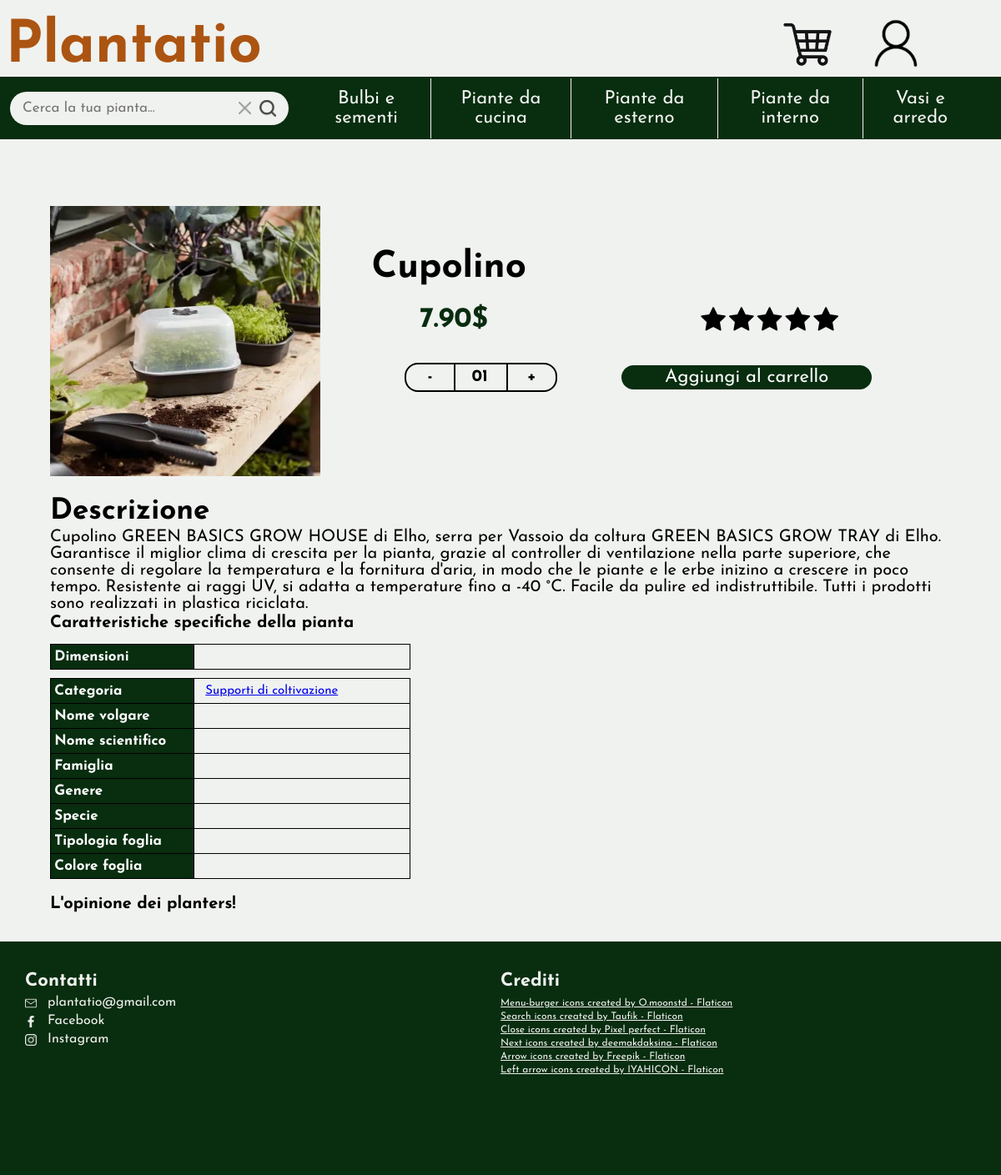
Page /product.php?id=Cupolino on the committed database.
### tables this page shows
CREATE TABLE Prodotti (
    nome_prodotto VARCHAR(150) PRIMARY KEY,
    prezzo DECIMAL(10, 2) NOT NULL,
    id_sottocategoria VARCHAR(100) NOT NULL,
    stock INT NOT NULL,
    nome_volgare VARCHAR(50),  
    nome_scientifico VARCHAR(50),
    famiglia VARCHAR(50),
    genere VARCHAR(50),
    specie VARCHAR(50),
    dimensioni VARCHAR(30),  
    profumo VARCHAR(30),  
    tipologia_foglia VARCHAR(30),
    colore_foglia VARCHAR(30), 
    descrizione TEXT,
    voto INT NOT NULL
);

### product.php (called while the page is built, shortened)
<?php
require_once 'bootstrap.php';
$templateParams["titolo"] = "Plantatio";
$templateParams["mainContent"] = "single-item.php";
$templateParams["js"] = array("js/product.js", "js/nav.js", "js/header.js");
$idprodotto = -1;
if(isset($_GET["id"])){
    $idprodotto = $_GET["id"];
} else {
    if(isset($idProd)){
        $idprodotto = $productId;
    }
}
$templateParams["prodotto"] = $dbh->getProductById($idprodotto);
$templateParams["recensioni_prodotto"] = $dbh->getReviewsOfProduct($idprodotto);
require 'template/base.php';
?>

### database/database.php (called while the page is built, shortened)
<?php
class DatabaseHelper
{
    private $db;
    public function __construct($servername, $username, $password, $dbname, $port)
    {
        $this->db = new mysqli($servername, $username, $password, $dbname, $port);
    }
    public function getSubCategoriesFromCategory($nomeCategoria)
    {
        $stmt = $this->db->prepare("SELECT nome_sottocategoria FROM SottoCategorie WHERE id_categoria = ?");
        $stmt->bind_param('s', $nomeCategoria);
        $stmt->execute();
        $result = $stmt->get_result();
        return $result->fetch_all(MYSQLI_ASSOC);
    }
    public function getCategories()
    {
        $stmt = $this->db->prepare("SELECT nome_categoria FROM Categorie");
        $stmt->execute();
        $result = $stmt->get_result();
        $categories = $result->fetch_all(MYSQLI_ASSOC);
        foreach ($categories as &$category) {
            $category["sottocategorie"] = array();
            $category["sottocategorie"] = $this->getSubCategoriesFromCategory($category["nome_categoria"]);
        }
        return $categories;
    }
    public function getProductById($product_id)
    {
        $stmt = $this->db->prepare("SELECT * FROM Prodotti WHERE nome_prodotto = ?");
        $stmt->bind_param('s', $product_id);
        $stmt->execute();
        $result = $stmt->get_result();
        return $result->fetch_all(MYSQLI_ASSOC);
    }
    public function getReviewsOfProduct($idprodotto)
    {
        $query = "SELECT nome, voto, commento, DATE(data_recensione) as dataRec FROM Recensioni, Utenti WHERE id_utente = email AND id_prodotto = ? ORDER BY data_recensione DESC";
        $stmt = $this->db->prepare($query);
        $stmt->bind_param('s', $idprodotto);
        $stmt->execute();
        $result = $stmt->get_result();
        return $result->fetch_all(MYSQLI_ASSOC);
    }
}

### bootstrap.php (called while the page is built, shortened)
<?php
require_once("utils/functions.php");
require_once("database/database.php");
$dbh = new DatabaseHelper("localhost", "root", "", "plantatio", 3306);
$templateParams["categorie"] = $dbh->getCategories();
?>

### utils/functions.php (called while the page is built, shortened)
<?php
function isUserLoggedIn()
{
    return !empty($_SESSION['email']);
}
?>

### template/single-item.php (the view, shortened to what this page needs)
<main class="single-item">
    <?php if (count($templateParams["prodotto"]) == 0): ?>
        <article>
            <p>Prodotto non presente</p>
        </article>
    <?php
    else:
        $prodotto = $templateParams["prodotto"][0];
    ?>
        <article>
            <header>
                <img src="upload/prodotti/<?php echo $prodotto["nome_prodotto"] ?>.jpg" alt="" />
                <section>
                    <h2><?php echo $prodotto["nome_prodotto"] ?></h2>
                    <h3><?php echo $prodotto["prezzo"] ?>$
                    </h3>
                    <div class="star-value">
                        <?php for ($i = $prodotto["voto"] + 1; $i <= 5; $i++): ?>
                            <span class="fa fa-star"></span>
                        <?php endfor; ?>
                    </div>
                    <?php if ($prodotto['stock'] > 0): ?>
                        <div class="wrapper">
                            <span class="minus" onclick="reduceQuantity()">-</span>
                            <span class="number">01</span>
                            <span class="plus" onclick="addQuantity(<?php echo $prodotto['stock'] ?>)">+</span>
                        </div>
                        <button type="button" <?php if (isUserLoggedIn()) : ?>
                            onclick="addToCart('<?php echo $prodotto['nome_prodotto'] ?>')"
                            <?php else: ?> onclick="showErrorMessage()"
                            <?php endif; ?>>Aggiungi al carrello
                        </button>
                    <?php else: ?>
                        <span class="out_of_stock">La pianta non è al momento disponibile</span>
                    <?php endif; ?>
                </section>
            </header>
            <section>
                <h3>Descrizione</h3>
                <p><?php echo $prodotto["descrizione"] ?></p>
                <table>
                    <caption>Caratteristiche specifiche della pianta</caption>
                    <tr>
                        <th>Dimensioni</th>
                        <td><?php echo $prodotto["dimensioni"] ?></td>
                    </tr>
                </table>
                <table>
                    <tr>
                        <th>Categoria</th>
                        <td><a href="#"><?php echo $prodotto["id_sottocategoria"] ?></a></td>
                    </tr>
                    <tr>
                        <th>Nome volgare</th>
                        <td><?php echo $prodotto["nome_volgare"] ?></td>
                    </tr>
                    <tr>
                        <th>Nome scientifico</th>
                        <td><?php echo $prodotto["nome_scientifico"] ?></td>
                    </tr>
                    <tr>
                        <th>Famiglia</th>
                        <td><?php echo $prodotto["famiglia"] ?></td>
                    </tr>
                    <tr>
                        <th>Genere</th>
                        <td><?php echo $prodotto["genere"] ?></td>
                    </tr>
                    <tr>
                        <th>Specie</th>
                        <td><?php echo $prodotto["specie"] ?></td>
                    </tr>
                    <tr>
                        <th>Tipologia foglia</th>
                        <td><?php echo $prodotto["tipologia_foglia"] ?></td>
                    </tr>
                    <tr>
                        <th>Colore foglia</th>
                        <td><?php echo $prodotto["colore_foglia"] ?></td>
                    </tr>
                </table>
            </section>
        </article>
        <section>
            <h2>L&apos;opinione dei planters!</h2>
        </section>
    <?php endif; ?>
</main>

### rows in the picture
prodotti: nome_prodotto (picture), nome_prodotto "Cupolino", prezzo "7.90", voto 0 (drawn), descrizione "Cupolino GREEN BASICS GROW HOUSE di Elho, serra per Vassoio da coltura GREEN BASICS GROW TRAY di Elho. Garantisce il miglior clima di crescita per la pianta, grazie al controller di ventilazione nella parte superiore, che consente di regolare la temperatura e la fornitura d'aria, in modo che le piante e le erbe inizino a crescere in poco tempo. Resistente ai raggi UV, si adatta a temperature fino a -40 °C. Facile da pulire ed indistruttibile. Tutti i prodotti sono realizzati in plastica riciclata.", id_sottocategoria "Supporti di coltivazione"

### other values in the picture
$categoria["nome_categoria"] "Bulbi e sementi"
$categoria["nome_categoria"] "Piante da cucina"
$categoria["nome_categoria"] "Piante da esterno"
$categoria["nome_categoria"] "Piante da interno"
$categoria["nome_categoria"] "Vasi e arredo"
